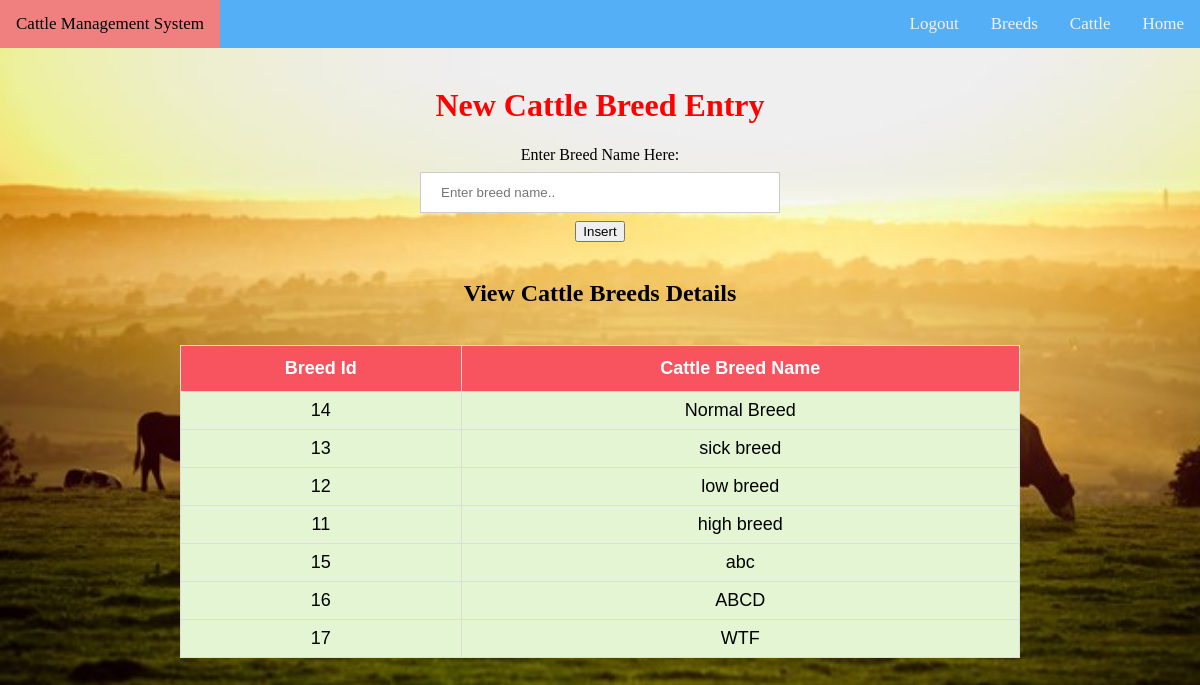
/breed.php (signed in), run on the app's committed database.
### tables this page shows
CREATE TABLE `breed` (
  `id` int(11) NOT NULL,
  `name` varchar(255) NOT NULL
);

### breed.php (the view, shortened to what this page needs)
<?php include 'setup.php'; ?>
<?php include 'topbar.php'; ?>
<!DOCTYPE html>
<html lang="en">
<head>
</head>
<body>
 <center><div>
	 		<div>
	 			<center><h1>New Cattle Breed Entry</h1></center>
	 			<div class="panel-body">
	 				<form method="post">
	 					<div class="form-group">
	 						<label class="control-label">Enter Breed Name Here:</label><br>
	 						<input type="text" name="breed" class="form-control" placeholder="Enter breed name..">
	 					</div>
	 					<button class="btn btn-primary" type="submit" name="submit">Insert</button>
	 				</form>
	 			</div>
	 		</div>
	 	</div></center><br>
	 <div>
	 	<center><h2>View Cattle Breeds Details</h2></center><br>
	 	<div class="col-md-6">
	 		<form method="post" action="delete_breed.php">
	 		<center><table id="cattle">
	 			<thead>
	 				<tr>
	 					<th>Breed Id</th>
	 					<th>Cattle Breed Name</th>
	 				</tr>
	 			</thead>
	 			<tbody>
	 				<?php
	 				$get = $db->query("SELECT * FROM breed");
	 				$res = $get->fetchAll(PDO::FETCH_OBJ);
	 				foreach($res as $n){ ?>
                         <center><tr>
                         	<td> <?php echo $n->id; ?> </td>
                         	<td>  <?php echo $n->name; ?> </td>
                         </tr></center>
	 				<?php }
	 				?>
	 			</tbody>
	 		</table></center>
	 	</form>
	 	</div>
	 	 </div>
</body>
</html>

### topbar.php (style rules this page uses)
body { margin: 0; font-family: Times New Roman, sans-serif; }

### breed.php (style rules this page uses)
body { background-image: url("back.jpeg"); height: 100%; background-position: center; background-repeat: no-repeat; background-size: cover; }
input[type=text] { width: 30%; padding: 12px 20px; margin: 8px 0; display: inline-block; border: 1px solid #ccc; box-sizing: border-box; }
#cattle { font-family: Arial, Helvetica, sans-serif; border-collapse: collapse; width: 70%; }
#cattle td, #cattle th { border: 1px solid #ddd; padding: 8px; }
#cattle tr:nth-child(even) { background-color: #f2f2f2; }
#cattle th { padding-top: 12px; padding-bottom: 12px; text-align: center; background-color: #F75460; color: white; }
table { margin: 0 auto; font-size: large; border: 1px solid black; }
h1 { text-align: center; color: red; font-size: xx-large; font-family: 'Gill Sans', 'Gill Sans MT', ' Calibri', 'Trebuchet MS', 'sans-serif'; }
td { background-color: #E4F5D4; border: 1px solid black; }
th, td { font-weight: bold; border: 1px solid black; padding: 10px; text-align: center; }
td { font-weight: lighter; }

### data on the page
breed: id "14", name "Normal Breed"
breed: id "13", name "sick breed"
breed: id "12", name "low breed"
breed: id "11", name "high breed"
breed: id "15", name "abc"
breed: id "16", name "ABCD"
breed: id "17", name "WTF"
